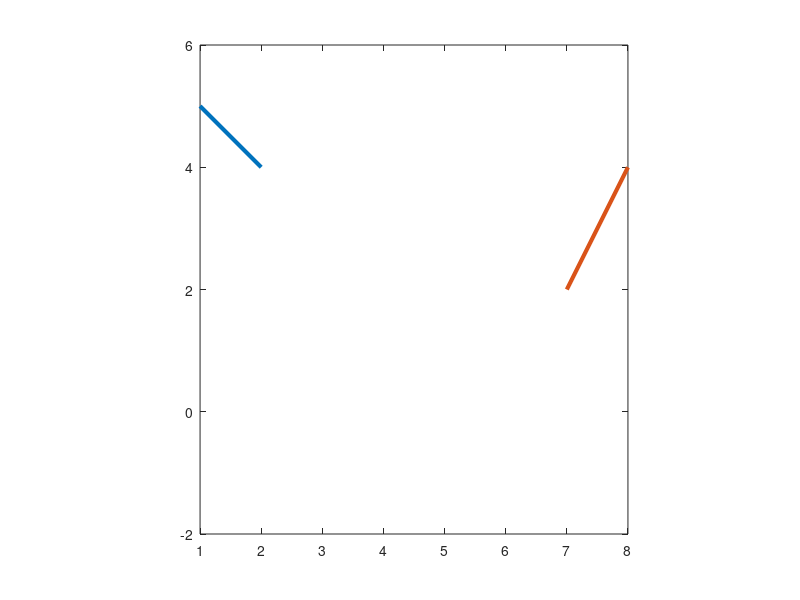
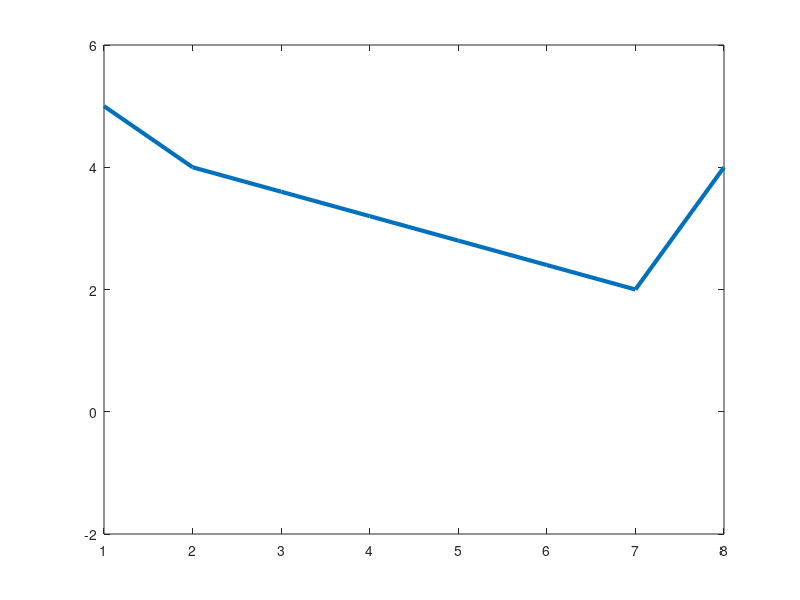
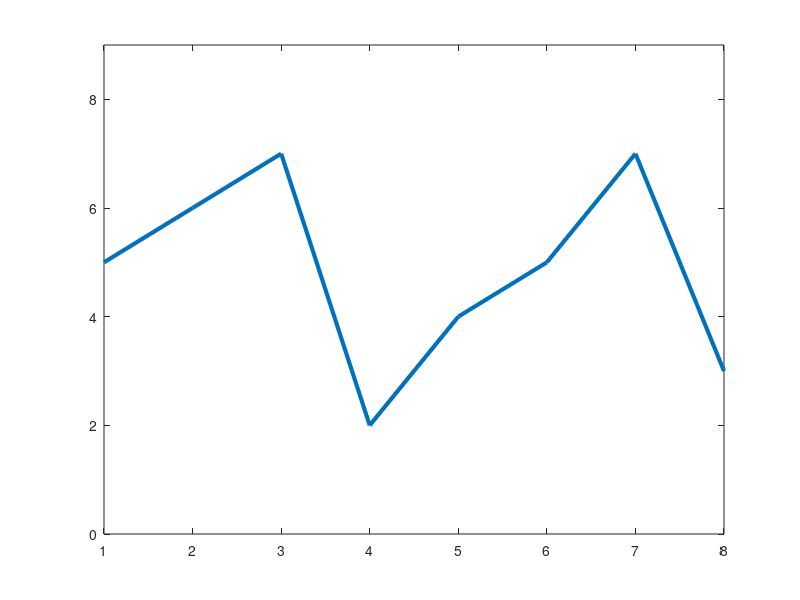
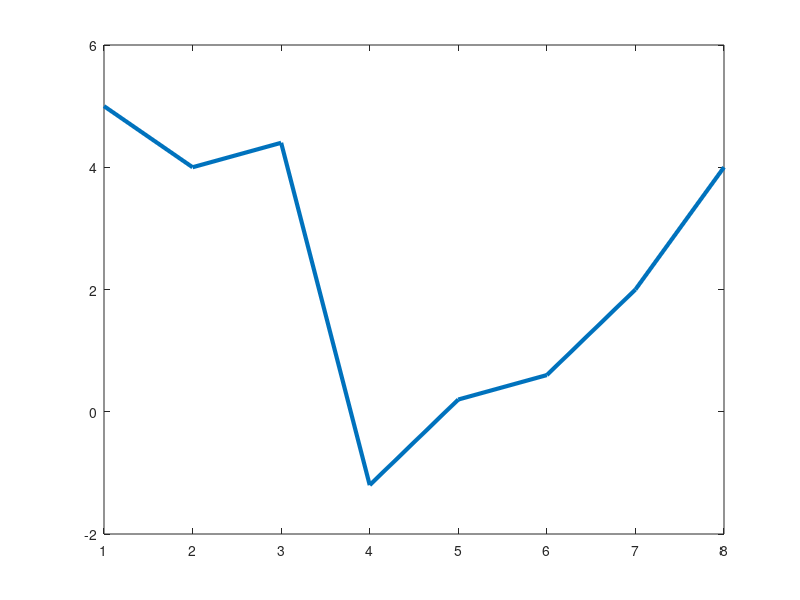

Here is the MATLAB script that generated these plots, in order:
% walkthrough script, with visualizations, as shown on the project handout.
% written by James Hays

t = [5 4 0 0 0 0 2 4];
M = [0 0 1 1 1 1 0 0];
M = logical(M);
figure
plot(t(1:2), 'LineWidth', 3); hold; plot(7:8,t(7:8), 'LineWidth', 3);
axis('equal'); axis([1 8 -2 6])

% v(1) - t(2) = 0; %left border
% v(2) - v(1) = 0;
% v(3) - v(2) = 0;
% v(4) - v(3) = 0;
% t(7) - v(4) = 0; %right border

%the values of t are already known, so we can write
% v(1) -    4 = 0;
% v(2) - v(1) = 0;
% v(3) - v(2) = 0;
% v(4) - v(3) = 0;
%    2 - v(4) = 0;

%now let's rewrite this in matrix form and have Matlab solve it for us.
A = [ 1  0  0  0; ...
     -1  1  0  0; ...
      0 -1  1  0; ...
      0  0 -1  1; ...
      0  0  0 -1];
  
b = [4; 0; 0; 0; -2];
  
v = A\b;
t_out = zeros(size(t));
t_out(~M) = t(~M);
t_out( M) = v;
figure
plot(t_out, 'LineWidth', 3); axis([1 8 -2 6])

%now introduce more complex equation

%and those are the four values that we need to put under our mask. In the
%1d case, the ends up just being a linear interpolation between the pixels
%at the edge of the mask.

s = [5 6 7 2 4 5 7 3];
figure
plot(s, 'LineWidth', 3); axis([1 8 0 9])

% v(1) - t(2) = s(3) - s(2);
% v(2) - v(1) = s(4) - s(3);
% v(3) - v(2) = s(5) - s(4);
% v(4) - v(3) = s(6) - s(5);
% t(7) - v(4) = s(7) - s(6);

%plugging in known values
% v(1) -    4 =  1;
% v(2) - v(1) = -5;
% v(3) - v(2) =  2;
% v(4) - v(3) =  1;
%    2 - v(4) =  2;

%in matrix form

A = [ 1  0  0  0; ...
     -1  1  0  0; ...
      0 -1  1  0; ...
      0  0 -1  1; ...
      0  0  0 -1];
  
b = [5; -5; 2; 1; 0];
  
v = A\b;
t_out = zeros(size(t));
t_out(~M) = t(~M);
t_out( M) = v;
figure
plot(t_out, 'LineWidth', 3); axis([1 8 -2 6])